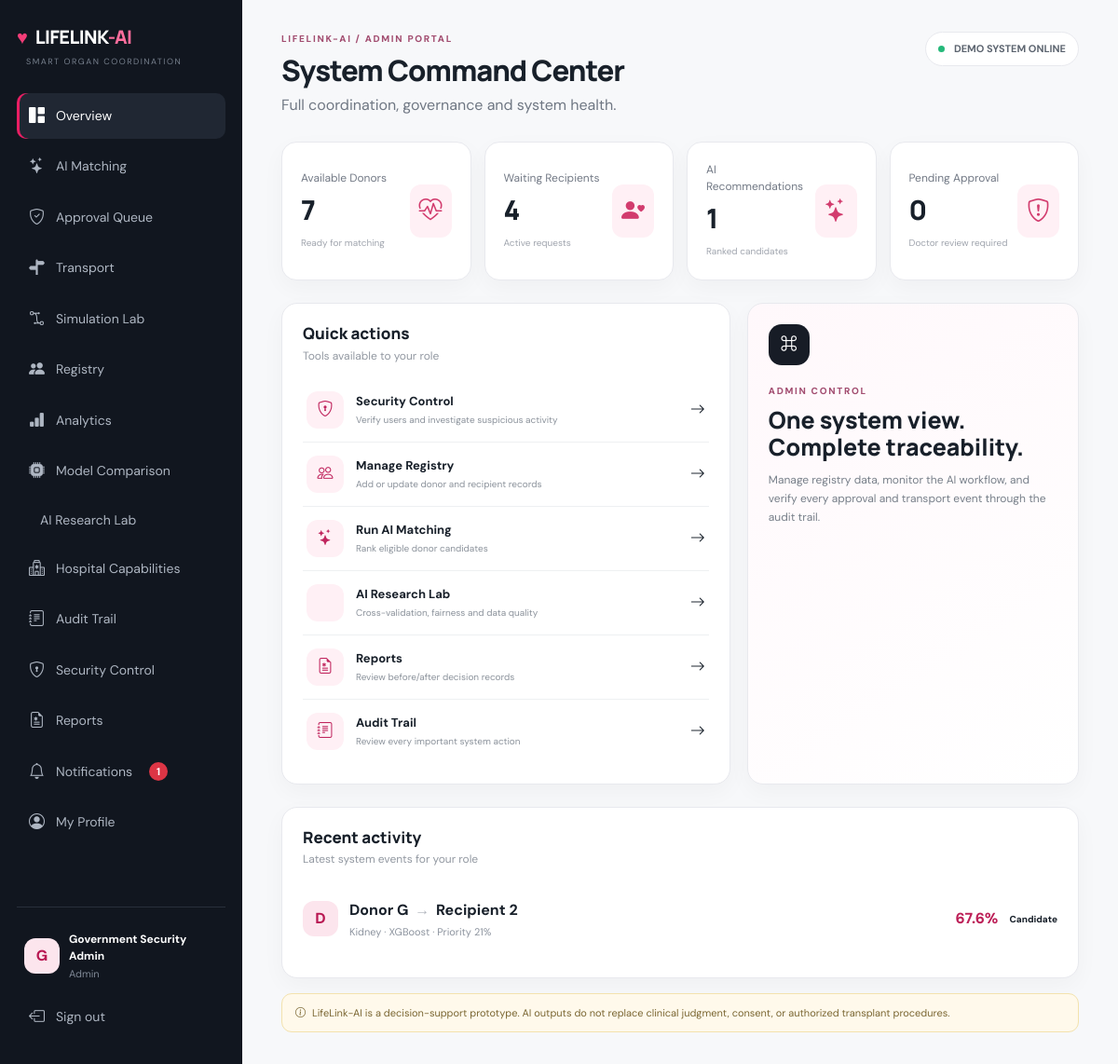
The page /dashboard (signed in) on the database its author committed.
### app/models.py (models this page shows)
class User(UserMixin, db.Model):
    id = db.Column(db.Integer, primary_key=True)
    name = db.Column(db.String(120), nullable=False)
    email = db.Column(db.String(160), unique=True, nullable=False)
    password = db.Column(db.String(255), nullable=False)
    role = db.Column(db.String(30), nullable=False)
    hospital = db.Column(db.String(160))
    created_at = db.Column(db.DateTime, default=datetime.utcnow)

class Match(db.Model):
    id = db.Column(db.Integer, primary_key=True)
    donor_id = db.Column(db.Integer, db.ForeignKey('donor.id'), nullable=False)
    recipient_id = db.Column(db.Integer, db.ForeignKey('recipient.id'), nullable=False)
    score = db.Column(db.Float, nullable=False)
    ml_score = db.Column(db.Float, default=0)
    confidence = db.Column(db.Float, default=0)
    priority_score = db.Column(db.Float, default=0)
    risk_level = db.Column(db.String(20), default='MEDIUM')
    match_breakdown = db.Column(db.Text)
    model = db.Column(db.String(80), default='Best ML Model')
    explanation = db.Column(db.Text)
    shap_data = db.Column(db.Text)
    status = db.Column(db.String(40), default='Recommended')
    workflow_state = db.Column(db.String(40), default='DOCTOR_PENDING', index=True)
    doctor_id = db.Column(db.Integer, db.ForeignKey('user.id'))
    doctor_decision = db.Column(db.String(20))
    doctor_reason = db.Column(db.Text)
    doctor_decided_at = db.Column(db.DateTime)
    hospital_id = db.Column(db.Integer, db.ForeignKey('user.id'))
    hospital_decision = db.Column(db.String(20))
    hospital_reason = db.Column(db.Text)
    hospital_decided_at = db.Column(db.DateTime)
    admin_verified_by = db.Column(db.Integer, db.ForeignKey('user.id'))
    admin_verified_at = db.Column(db.DateTime)
    admin_reason = db.Column(db.Text)
    recipient_selected = db.Column(db.Boolean, default=False)
    selected_at = db.Column(db.DateTime)
    final_status = db.Column(db.String(40), default='CANDIDATE')
    completed_at = db.Column(db.DateTime)
    reviewed_by = db.Column(db.String(160))
    reviewed_at = db.Column(db.DateTime)
    created_at = db.Column(db.DateTime, default=datetime.utcnow)
    donor = db.relationship('Donor')
    recipient = db.relationship('Recipient')
    doctor = db.relationship('User', foreign_keys=[doctor_id])
    hospital_user = db.relationship('User', foreign_keys=[hospital_id])
    admin_user = db.relationship('User', foreign_keys=[admin_verified_by])

class Donor(db.Model):
    id = db.Column(db.Integer, primary_key=True)
    name = db.Column(db.String(120), nullable=False)
    organ = db.Column(db.String(40), nullable=False)
    blood_group = db.Column(db.String(5), nullable=False)
    age = db.Column(db.Integer, nullable=False)
    hla_match = db.Column(db.Float, default=0)
    antibodies = db.Column(db.Float, default=0)
    medical_history = db.Column(db.Float, default=0)
    location = db.Column(db.String(160), nullable=False)
    harvest_hours = db.Column(db.Float, default=0)
    status = db.Column(db.String(30), default='REGISTERED', index=True)
    doctor_approval = db.Column(db.String(20), default='PENDING')
    hospital_approval = db.Column(db.String(20), default='PENDING')
    admin_approval = db.Column(db.String(20), default='PENDING')
    consent = db.Column(db.String(20), default='PENDING')
    approved_by_doctor = db.Column(db.Integer, db.ForeignKey('user.id'))
    approved_by_hospital = db.Column(db.Integer, db.ForeignKey('user.id'))
    approved_by_admin = db.Column(db.Integer, db.ForeignKey('user.id'))
    doctor_decided_at = db.Column(db.DateTime)
    hospital_decided_at = db.Column(db.DateTime)
    admin_decided_at = db.Column(db.DateTime)
    rejection_reason = db.Column(db.Text)
    available_at = db.Column(db.DateTime)
    created_at = db.Column(db.DateTime, default=datetime.utcnow)

class Recipient(db.Model):
    id = db.Column(db.Integer, primary_key=True)
    name = db.Column(db.String(120), nullable=False)
    organ = db.Column(db.String(40), nullable=False)
    blood_group = db.Column(db.String(5), nullable=False)
    age = db.Column(db.Integer, nullable=False)
    hla_match = db.Column(db.Float, default=0)
    antibodies = db.Column(db.Float, default=0)
    medical_history = db.Column(db.Float, default=0)
    waiting_days = db.Column(db.Integer, default=0)
    location = db.Column(db.String(160), nullable=False)
    urgency = db.Column(db.String(20), default='Normal')
    status = db.Column(db.String(30), default='RECIPIENT_REGISTERED', index=True)
    doctor_approval = db.Column(db.String(20), default='PENDING')
    consent = db.Column(db.String(20), default='PENDING')
    approved_by_doctor = db.Column(db.Integer, db.ForeignKey('user.id'))
    doctor_decided_at = db.Column(db.DateTime)
    rejection_reason = db.Column(db.Text)
    activated_at = db.Column(db.DateTime)
    created_at = db.Column(db.DateTime, default=datetime.utcnow)

### app/routes.py (the view, shortened to what this page needs)
@bp.route('/dashboard')
@login_required
@require_page('dashboard')
def dashboard():
    if current_user.role == 'Admin':
        return render_template('role_dashboard.html', role_key='admin', title='System Command Center', subtitle='Full coordination, governance and system health.',
            stats=[('Available Donors',Donor.query.filter_by(status='AVAILABLE').count(),'Ready for matching','bi-heart-pulse'),('Waiting Recipients',Recipient.query.filter(Recipient.status.in_(['REQUEST_ACTIVE','MATCHING','DONOR_SELECTED'])).count(),'Active requests','bi-person-heart'),('AI Recommendations',Match.query.count(),'Ranked candidates','bi-stars'),('Pending Approval',Match.query.filter_by(workflow_state='DOCTOR_PENDING').count(),'Doctor review required','bi-shield-exclamation')],
            actions=[('/security','Security Control','Verify users and investigate suspicious activity','bi-shield-lock'),('/data','Manage Registry','Add or update donor and recipient records','bi-people'),('/matching','Run AI Matching','Rank eligible donor candidates','bi-stars'),('/ai-lab','AI Research Lab','Cross-validation, fairness and data quality','bi-beaker'),('/reports','Reports','Review before/after decision records','bi-file-earmark-medical'),('/audit','Audit Trail','Review every important system action','bi-journal-text')], recent=Match.query.order_by(Match.created_at.desc()).limit(6).all(),**page_data())

### app/routes.py (called while the page is built)
@bp.before_app_request
def csrf_protect():
    if 'csrf_token' not in request.cookies:
        pass
    from flask import session
    if 'csrf_token' not in session: session['csrf_token']=secrets.token_urlsafe(32)
    if request.method=='POST' and request.endpoint not in {'main.login','main.register'}:
        token=(request.get_json(silent=True) or {}).get('_csrf') if request.is_json else request.form.get('_csrf')
        if not token or not secrets.compare_digest(token,session['csrf_token']): abort(400, description='Invalid or missing security token. Refresh the page and try again.')

def allowed(page): return current_user.role in PERMISSIONS and page in PERMISSIONS[current_user.role]

def require_page(page):
    def deco(fn):
        @wraps(fn)
        def wrapped(*a,**k):
            if not allowed(page): abort(403)
            return fn(*a,**k)
        return wrapped
    return deco

def page_data():
    unread=0
    if current_user.is_authenticated:
        unread=Notification.query.filter_by(user_id=current_user.id,is_read=False).count()
    return dict(active=request.endpoint or '', unread_notifications=unread)

### app/templates/role_dashboard.html (shortened to what this page needs)
{% extends 'base.html' %}
{% block content %}
<div class="topbar">
  <div><div class="eyebrow">LIFELINK-AI / {{ current_user.role|upper }} PORTAL</div><h1>{{ title }}</h1><p class="muted">{{ subtitle }}</p></div>
  <div class="live-pill"><span></span> DEMO SYSTEM ONLINE</div>
</div>
<div class="stats">
{% for label,value,caption,icon in stats %}<div class="stat"><div><span>{{ label }}</span><b class="{% if value|string|length > 12 %}small-stat{% endif %}">{{ value }}</b><small>{{ caption }}</small></div><i class="bi {{ icon }}"></i></div>{% endfor %}
</div>
<div class="role-grid mt-4">
  <div class="panel">
    <div class="panel-head"><div><h3>Quick actions</h3><p>Tools available to your role</p></div></div>
    {% for href,label,desc,icon in actions %}<a class="role-action" href="{{ href }}"><span class="role-action-icon"><i class="bi {{ icon }}"></i></span><span><b>{{ label }}</b><small>{{ desc }}</small></span><i class="bi bi-arrow-right ms-auto"></i></a>{% endfor %}
  </div>
  <div class="panel role-focus">
    {% if role_key == 'admin' %}<div class="icon-tile"><i class="bi bi-command"></i></div><div class="eyebrow">ADMIN CONTROL</div><h2>One system view.<br>Complete traceability.</h2><p>Manage registry data, monitor the AI workflow, and verify every approval and transport event through the audit trail.</p>
    {% elif role_key == 'doctor' %}<div class="icon-tile"><i class="bi bi-heart-pulse"></i></div><div class="eyebrow">CLINICAL REVIEW</div><h2>AI recommends.<br>You decide.</h2><p>Review compatibility scores and SHAP explanations before approving a recommendation. Approved matches unlock transport planning.</p>
    {% elif role_key == 'hospital' %}<div class="icon-tile"><i class="bi bi-truck"></i></div><div class="eyebrow">OPERATIONS</div><h2>Move approved organs<br>with confidence.</h2><p>Plan the weighted shortest route, monitor ETA and update the transport lifecycle from planned to delivered.</p>
    {% elif role_key == 'donor' %}<div class="icon-tile"><i class="bi bi-heart-fill"></i></div><div class="eyebrow">DONOR PORTAL</div><h2>Your contribution<br>starts the chain.</h2><p>Your profile is used only as registry information in this decision-support prototype. Availability changes are handled by authorized coordinators.</p>
    {% else %}<div class="icon-tile"><i class="bi bi-person-heart"></i></div><div class="eyebrow">RECIPIENT PORTAL</div><h2>Track your request<br>through every stage.</h2><p>See your request status and matching progress. Final matching and medical decisions remain under authorized clinical review.</p>{% endif %}
  </div>
</div>
<div class="panel mt-4" id="matches"><div class="panel-head"><div><h3>{{ 'Recent activity' if role_key in ['admin','hospital'] else 'Recent matching activity' }}</h3><p>{{ 'Latest system events for your role' }}</p></div></div>
{% if recent %}{% for item in recent %}{% if role_key == 'hospital' %}<div class="match-row"><div class="avatar"><i class="bi bi-truck"></i></div><div class="flex-grow-1"><b>Transport #{{ item.id }}</b><small>{{ item.source }} → {{ item.destination }} · {{ item.distance|round(0) }} km · {{ item.eta|round(1) }} hr</small></div><span class="status {{ item.status|lower|replace(' ','-') }}">{{ item.status }}</span></div>{% else %}<div class="match-row"><div class="avatar">{{ item.donor.name[0] }}</div><div class="flex-grow-1"><b><a href="/case/{{item.id}}" class="text-decoration-none">{{ item.donor.name }} <span class="arrow">→</span> {{ item.recipient.name }}</a></b><small>{{ item.donor.organ }} · {{ item.model }} · Priority {{'%.0f'|format(item.priority_score or 0)}}%</small></div><div class="score">{{ '%.1f'|format(item.score) }}%</div><span class="status {{ item.status|lower }}">{{ item.status }}</span></div>{% endif %}{% endfor %}{% else %}<div class="empty">No activity yet.</div>{% endif %}</div>
<div class="disclaimer"><i class="bi bi-info-circle me-1"></i> LifeLink-AI is a decision-support prototype. AI outputs do not replace clinical judgment, consent, or authorized transplant procedures.</div>
{% endblock %}

### app/templates/base.html (shortened to what this page needs)
<!doctype html><html lang="en"><head><link href="https://cdn.jsdelivr.net/npm/bootstrap@5.3.3/dist/css/bootstrap.min.css" rel="stylesheet"><link href="https://cdn.jsdelivr.net/npm/bootstrap-icons@1.11.3/font/bootstrap-icons.css" rel="stylesheet"><link rel="stylesheet" href="{{url_for('static',filename='css/style.css')}}"></head><body>
{% if current_user.is_authenticated %}<aside class="sidebar"><div class="brand"><span class="logo-heart">♥</span> LIFELINK<span>-AI</span></div><div class="sidebar-label">SMART ORGAN COORDINATION</div><nav><a class="{{'active' if request.endpoint=='main.dashboard'}}" href="/dashboard"><i class="bi bi-grid-1x2-fill"></i> Overview</a>
{% if current_user.role in ['Admin','Doctor'] %}<a class="{{'active' if request.endpoint=='main.matching'}}" href="/matching"><i class="bi bi-stars"></i> AI Matching</a>{% endif %}
{% if current_user.role in ['Admin','Doctor','Hospital'] %}<a class="{{'active' if request.endpoint=='main.approvals'}}" href="/approvals"><i class="bi bi-shield-check"></i> Approval Queue</a>{% endif %}
{% if current_user.role in ['Admin','Hospital'] %}<a class="{{'active' if request.endpoint=='main.transport'}}" href="/transport"><i class="bi bi-signpost-split-fill"></i> Transport</a><a class="{{'active' if request.endpoint=='main.simulation'}}" href="/simulation"><i class="bi bi-bezier2"></i> Simulation Lab</a>{% endif %}
{% if current_user.role=='Admin' %}<a class="{{'active' if request.endpoint=='main.data'}}" href="/data"><i class="bi bi-people-fill"></i> Registry</a>{% endif %}
{% if current_user.role in ['Admin','Doctor','Hospital'] %}<a class="{{'active' if request.endpoint=='main.analytics'}}" href="/analytics"><i class="bi bi-bar-chart-fill"></i> Analytics</a><a class="{{'active' if request.endpoint=='main.model_comparison'}}" href="/model-comparison"><i class="bi bi-cpu-fill"></i> Model Comparison</a><a class="{{'active' if request.endpoint=='main.ai_lab'}}" href="/ai-lab"> AI Research Lab</a>{% endif %}
{% if current_user.role in ['Admin','Hospital'] %}<a class="{{'active' if request.endpoint=='main.hospital_capabilities'}}" href="/hospital-capabilities"><i class="bi bi-hospital"></i> Hospital Capabilities</a>{% endif %}{% if current_user.role=='Admin' %}<a class="{{'active' if request.endpoint=='main.audit'}}" href="/audit"><i class="bi bi-journal-text"></i> Audit Trail</a><a class="{{'active' if request.endpoint=='main.security'}}" href="/security"><i class="bi bi-shield-lock"></i> Security Control</a>{% endif %}
<a class="{{'active' if request.endpoint in ['main.reports','main.before_report','main.after_report']}}" href="/reports"><i class="bi bi-file-earmark-medical"></i> Reports</a><a class="{{'active' if request.endpoint=='main.notifications'}}" href="/notifications"><i class="bi bi-bell"></i> Notifications {% if unread_notifications %}<span class="notification-count">{{unread_notifications}}</span>{% endif %}</a><a class="{{'active' if request.endpoint=='main.profile'}}" href="/profile"><i class="bi bi-person-circle"></i> My Profile</a></nav><div class="sidebar-bottom"><div class="mini-user"><div class="avatar">{{current_user.name[0]}}</div><div><b>{{current_user.name}}</b><small>{{current_user.role}}</small></div></div><a href="/logout"><i class="bi bi-box-arrow-left"></i> Sign out</a></div></aside><button class="mobile-menu" onclick="document.querySelector('.sidebar').classList.toggle('open')"></button>{% endif %}
<main class="{{'content' if current_user.is_authenticated else ''}}">{% block content %}{% endblock %}</main></body></html>

### app/templates/base.html (style rules this page uses)
.notification-count { display:inline-flex;align-items:center;justify-content:center;min-width:20px;height:20px;padding:0 5px;margin-left:6px;border-radius:999px;background:#dc3545;color:#fff;font-size:.7rem;font-weight:700 }

### rows shown on the page
User: name "G", name "Government Security Admin", role "Admin", role "ADMIN"
Match: donor "D", donor.name "Donor G", recipient.name "Recipient 2", donor.organ "Kidney", model "XGBoost", priority_score "21", score "67.6", status "Candidate"

### other values the page prints
{{ unread_notifications }} "1"
{{ title }} "System Command Center"
{{ subtitle }} "Full coordination, governance and system health."
{{ label }} "Available Donors" "Waiting Recipients" "AI Recommendations" "Pending Approval"
{{ value }} "7" "4" "1" "0"
{{ caption }} "Ready for matching" "Active requests" "Ranked candidates" "Doctor review required"
{{ label }} "Security Control" "Manage Registry" "Run AI Matching" "AI Research Lab" "Reports" "Audit Trail"
{{ desc }} "Verify users and investigate suspicious activity" "Add or update donor and recipient records" "Rank eligible donor candidates" "Cross-validation, fairness and data quality" "Review before/after decision records" "Review every important system action"
{{ 'Latest system events for your role' }} "Latest system events for your role"
